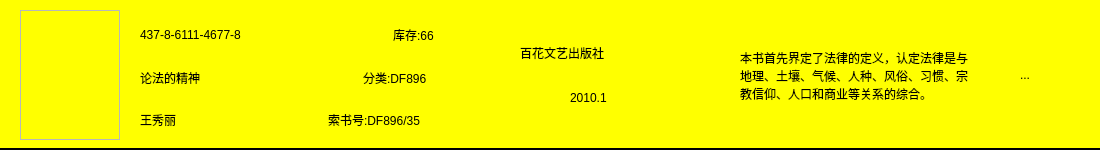
<?xml version="1.0" encoding="UTF-8"?>
<ui version="4.0">
 <class>ManaBookItem</class>
 <widget class="QWidget" name="ManaBookItem">
  <property name="geometry">
   <rect>
    <x>0</x>
    <y>0</y>
    <width>1100</width>
    <height>150</height>
   </rect>
  </property>
  <property name="sizePolicy">
   <sizepolicy hsizetype="Fixed" vsizetype="Fixed">
    <horstretch>0</horstretch>
    <verstretch>0</verstretch>
   </sizepolicy>
  </property>
  <property name="windowTitle">
   <string>ManaBookItem</string>
  </property>
  <property name="styleSheet">
   <string notr="true">#ManaBookItem{background-color: rgb(255, 255, 0);}
QLabel{
font: 16pt &quot;Adobe 黑体 Std R&quot;;}</string>
  </property>
  <widget class="HeadPor" name="frameHead">
   <property name="geometry">
    <rect>
     <x>20</x>
     <y>10</y>
     <width>100</width>
     <height>130</height>
    </rect>
   </property>
   <property name="sizePolicy">
    <sizepolicy hsizetype="Fixed" vsizetype="Fixed">
     <horstretch>0</horstretch>
     <verstretch>0</verstretch>
    </sizepolicy>
   </property>
   <property name="frameShape">
    <enum>QFrame::StyledPanel</enum>
   </property>
   <property name="frameShadow">
    <enum>QFrame::Raised</enum>
   </property>
  </widget>
  <widget class="QLabel" name="introduction">
   <property name="geometry">
    <rect>
     <x>740</x>
     <y>10</y>
     <width>231</width>
     <height>131</height>
    </rect>
   </property>
   <property name="styleSheet">
    <string notr="true">font: 12pt &quot;Adobe Arabic&quot;;</string>
   </property>
   <property name="text">
    <string>本书首先界定了法律的定义，认定法律是与地理、土壤、气候、人种、风俗、习惯、宗教信仰、人口和商业等关系的综合。</string>
   </property>
   <property name="textFormat">
    <enum>Qt::AutoText</enum>
   </property>
   <property name="wordWrap">
    <bool>true</bool>
   </property>
  </widget>
  <widget class="QToolButton" name="toolButton">
   <property name="geometry">
    <rect>
     <x>1000</x>
     <y>50</y>
     <width>50</width>
     <height>50</height>
    </rect>
   </property>
   <property name="text">
    <string>...</string>
   </property>
   <property name="icon">
    <iconset resource="../BMS.qrc">
     <normaloff>:/用户界面小按钮/Resources/小按钮/未选中.png</normaloff>:/用户界面小按钮/Resources/小按钮/未选中.png</iconset>
   </property>
   <property name="iconSize">
    <size>
     <width>40</width>
     <height>40</height>
    </size>
   </property>
   <property name="checkable">
    <bool>true</bool>
   </property>
   <property name="popupMode">
    <enum>QToolButton::DelayedPopup</enum>
   </property>
   <property name="autoRaise">
    <bool>true</bool>
   </property>
  </widget>
  <widget class="QLabel" name="pubCompany">
   <property name="geometry">
    <rect>
     <x>520</x>
     <y>38</y>
     <width>193</width>
     <height>30</height>
    </rect>
   </property>
   <property name="text">
    <string>百花文艺出版社</string>
   </property>
  </widget>
  <widget class="QLabel" name="pubDate">
   <property name="geometry">
    <rect>
     <x>570</x>
     <y>83</y>
     <width>100</width>
     <height>30</height>
    </rect>
   </property>
   <property name="text">
    <string>2010.1</string>
   </property>
  </widget>
  <widget class="QLabel" name="ISBN">
   <property name="geometry">
    <rect>
     <x>140</x>
     <y>20</y>
     <width>235</width>
     <height>30</height>
    </rect>
   </property>
   <property name="text">
    <string>437-8-6111-4677-8</string>
   </property>
  </widget>
  <widget class="QLabel" name="name">
   <property name="geometry">
    <rect>
     <x>140</x>
     <y>63</y>
     <width>180</width>
     <height>30</height>
    </rect>
   </property>
   <property name="text">
    <string>论法的精神</string>
   </property>
  </widget>
  <widget class="QLabel" name="author">
   <property name="geometry">
    <rect>
     <x>140</x>
     <y>105</y>
     <width>86</width>
     <height>30</height>
    </rect>
   </property>
   <property name="text">
    <string>王秀丽</string>
   </property>
  </widget>
  <widget class="QLabel" name="category">
   <property name="geometry">
    <rect>
     <x>363</x>
     <y>63</y>
     <width>142</width>
     <height>30</height>
    </rect>
   </property>
   <property name="text">
    <string>分类:DF896</string>
   </property>
  </widget>
  <widget class="QLabel" name="tableNumber">
   <property name="geometry">
    <rect>
     <x>328</x>
     <y>105</y>
     <width>209</width>
     <height>30</height>
    </rect>
   </property>
   <property name="text">
    <string>索书号:DF896/35</string>
   </property>
  </widget>
  <widget class="QLabel" name="storageRate">
   <property name="geometry">
    <rect>
     <x>393</x>
     <y>20</y>
     <width>118</width>
     <height>30</height>
    </rect>
   </property>
   <property name="text">
    <string>库存:66</string>
   </property>
  </widget>
  <widget class="Line" name="line">
   <property name="geometry">
    <rect>
     <x>0</x>
     <y>148</y>
     <width>1100</width>
     <height>3</height>
    </rect>
   </property>
   <property name="frameShadow">
    <enum>QFrame::Plain</enum>
   </property>
   <property name="lineWidth">
    <number>3</number>
   </property>
   <property name="orientation">
    <enum>Qt::Horizontal</enum>
   </property>
  </widget>
 </widget>
 <layoutdefault spacing="6" margin="11"/>
 <customwidgets>
  <customwidget>
   <class>HeadPor</class>
   <extends>QFrame</extends>
   <header location="global">headpor.h</header>
   <container>1</container>
  </customwidget>
 </customwidgets>
 <resources>
  <include location="../BMS.qrc"/>
 </resources>
 <connections/>
</ui>
